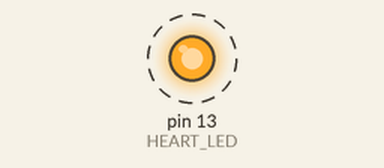
Bench run of a sketch on a simulated Arduino Uno, built with avr-gcc and run on an emulated ATmega328P. On the bench: output pins drawn as LEDs (lit = HIGH). Dashed ring = blinking. What the sketch prints to the serial monitor is not drawn.

Above: at 0.2 s.
Timing chart, 0 to 3.0 s (numbered marks = the images above):
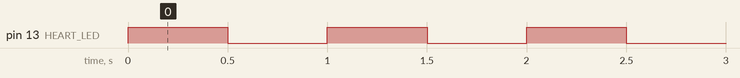

The sketch:

2_led_blink.ino
```cpp
const int HEART_LED = 13;

void setup() {
    pinMode(HEART_LED, OUTPUT);
    Serial.begin(9600);
    Serial.println("Robot heart starting...");
}

void loop() {
    digitalWrite(HEART_LED, HIGH);
    Serial.println("THUMP");
    delay(500);
    digitalWrite(HEART_LED, LOW);
    Serial.println("thump");
    delay(500);
}
```

Measured:
- by itself, pin 13 (HEART_LED): alternates HIGH for 0.50 s and LOW for 0.50 s
